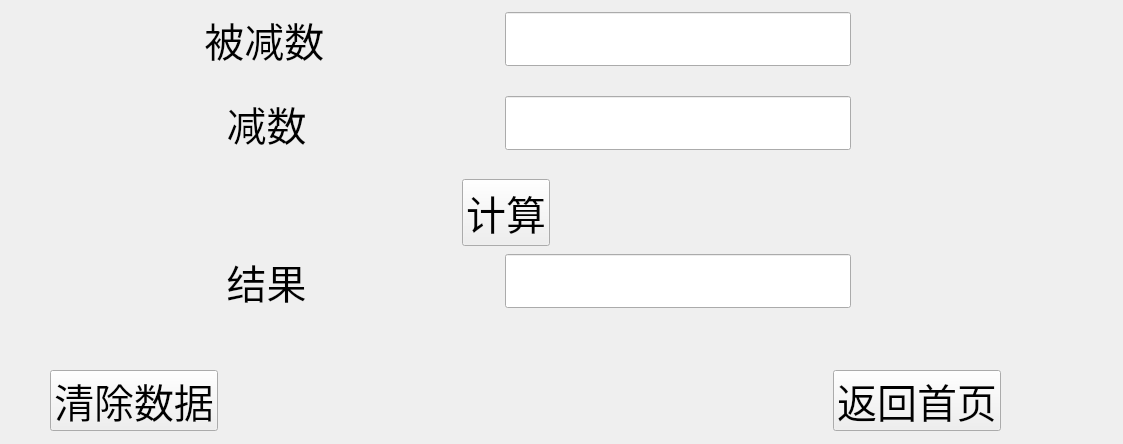
<?xml version="1.0" encoding="UTF-8"?>
<ui version="4.0">
 <class>Subtract</class>
 <widget class="QWidget" name="Subtract">
  <property name="geometry">
   <rect>
    <x>0</x>
    <y>0</y>
    <width>1123</width>
    <height>444</height>
   </rect>
  </property>
  <property name="windowTitle">
   <string>Form</string>
  </property>
  <widget class="QWidget" name="layoutWidget_2">
   <property name="geometry">
    <rect>
     <x>50</x>
     <y>370</y>
     <width>951</width>
     <height>61</height>
    </rect>
   </property>
   <layout class="QHBoxLayout" name="horizontalLayout_4">
    <item>
     <widget class="QPushButton" name="btnClear">
      <property name="font">
       <font>
        <pointsize>30</pointsize>
       </font>
      </property>
      <property name="text">
       <string>清除数据</string>
      </property>
     </widget>
    </item>
    <item>
     <spacer name="horizontalSpacer_4">
      <property name="orientation">
       <enum>Qt::Horizontal</enum>
      </property>
      <property name="sizeHint" stdset="0">
       <size>
        <width>40</width>
        <height>20</height>
       </size>
      </property>
     </spacer>
    </item>
    <item>
     <widget class="QPushButton" name="btnBack">
      <property name="font">
       <font>
        <pointsize>30</pointsize>
       </font>
      </property>
      <property name="text">
       <string>返回首页</string>
      </property>
     </widget>
    </item>
   </layout>
  </widget>
  <widget class="QWidget" name="layoutWidget">
   <property name="geometry">
    <rect>
     <x>160</x>
     <y>10</y>
     <width>691</width>
     <height>301</height>
    </rect>
   </property>
   <layout class="QVBoxLayout" name="verticalLayout_2">
    <item>
     <layout class="QVBoxLayout" name="verticalLayout">
      <item>
       <layout class="QHBoxLayout" name="horizontalLayout">
        <item>
         <widget class="QLabel" name="label">
          <property name="font">
           <font>
            <pointsize>30</pointsize>
           </font>
          </property>
          <property name="text">
           <string>    被减数</string>
          </property>
         </widget>
        </item>
        <item>
         <spacer name="horizontalSpacer">
          <property name="orientation">
           <enum>Qt::Horizontal</enum>
          </property>
          <property name="sizeHint" stdset="0">
           <size>
            <width>40</width>
            <height>20</height>
           </size>
          </property>
         </spacer>
        </item>
        <item>
         <widget class="QLineEdit" name="num_1">
          <property name="font">
           <font>
            <pointsize>30</pointsize>
           </font>
          </property>
          <property name="text">
           <string/>
          </property>
         </widget>
        </item>
       </layout>
      </item>
      <item>
       <spacer name="verticalSpacer">
        <property name="orientation">
         <enum>Qt::Vertical</enum>
        </property>
        <property name="sizeHint" stdset="0">
         <size>
          <width>20</width>
          <height>40</height>
         </size>
        </property>
       </spacer>
      </item>
      <item>
       <layout class="QHBoxLayout" name="horizontalLayout_2">
        <item>
         <widget class="QLabel" name="label_2">
          <property name="font">
           <font>
            <pointsize>30</pointsize>
           </font>
          </property>
          <property name="text">
           <string>      减数</string>
          </property>
         </widget>
        </item>
        <item>
         <spacer name="horizontalSpacer_2">
          <property name="orientation">
           <enum>Qt::Horizontal</enum>
          </property>
          <property name="sizeHint" stdset="0">
           <size>
            <width>40</width>
            <height>20</height>
           </size>
          </property>
         </spacer>
        </item>
        <item>
         <widget class="QLineEdit" name="num_2">
          <property name="font">
           <font>
            <pointsize>30</pointsize>
           </font>
          </property>
          <property name="text">
           <string/>
          </property>
         </widget>
        </item>
       </layout>
      </item>
      <item>
       <spacer name="verticalSpacer_2">
        <property name="orientation">
         <enum>Qt::Vertical</enum>
        </property>
        <property name="sizeHint" stdset="0">
         <size>
          <width>20</width>
          <height>40</height>
         </size>
        </property>
       </spacer>
      </item>
     </layout>
    </item>
    <item>
     <layout class="QHBoxLayout" name="horizontalLayout_3">
      <item>
       <spacer name="horizontalSpacer_5">
        <property name="orientation">
         <enum>Qt::Horizontal</enum>
        </property>
        <property name="sizeHint" stdset="0">
         <size>
          <width>40</width>
          <height>20</height>
         </size>
        </property>
       </spacer>
      </item>
      <item>
       <widget class="QPushButton" name="btnCalculator">
        <property name="font">
         <font>
          <pointsize>30</pointsize>
         </font>
        </property>
        <property name="text">
         <string>计算</string>
        </property>
       </widget>
      </item>
      <item>
       <spacer name="horizontalSpacer_6">
        <property name="orientation">
         <enum>Qt::Horizontal</enum>
        </property>
        <property name="sizeHint" stdset="0">
         <size>
          <width>40</width>
          <height>20</height>
         </size>
        </property>
       </spacer>
      </item>
     </layout>
    </item>
    <item>
     <spacer name="verticalSpacer_3">
      <property name="orientation">
       <enum>Qt::Vertical</enum>
      </property>
      <property name="sizeHint" stdset="0">
       <size>
        <width>20</width>
        <height>40</height>
       </size>
      </property>
     </spacer>
    </item>
    <item>
     <layout class="QHBoxLayout" name="horizontalLayout_5">
      <item>
       <widget class="QLabel" name="label_3">
        <property name="font">
         <font>
          <pointsize>30</pointsize>
         </font>
        </property>
        <property name="text">
         <string>      结果</string>
        </property>
       </widget>
      </item>
      <item>
       <spacer name="horizontalSpacer_3">
        <property name="orientation">
         <enum>Qt::Horizontal</enum>
        </property>
        <property name="sizeHint" stdset="0">
         <size>
          <width>40</width>
          <height>20</height>
         </size>
        </property>
       </spacer>
      </item>
      <item>
       <widget class="QLineEdit" name="result">
        <property name="font">
         <font>
          <pointsize>30</pointsize>
         </font>
        </property>
       </widget>
      </item>
     </layout>
    </item>
   </layout>
  </widget>
  <widget class="QLabel" name="warning">
   <property name="geometry">
    <rect>
     <x>50</x>
     <y>310</y>
     <width>1041</width>
     <height>41</height>
    </rect>
   </property>
   <property name="font">
    <font>
     <pointsize>20</pointsize>
    </font>
   </property>
   <property name="text">
    <string/>
   </property>
  </widget>
 </widget>
 <resources/>
 <connections/>
</ui>
